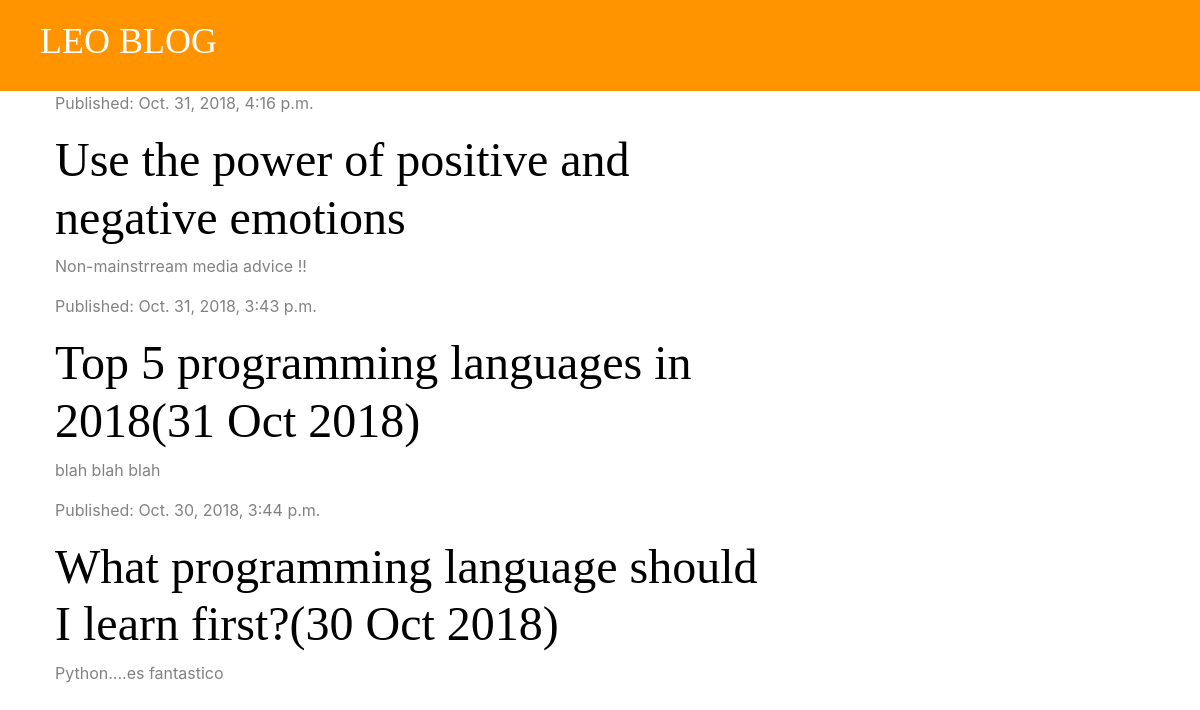
The app's page /, older data.
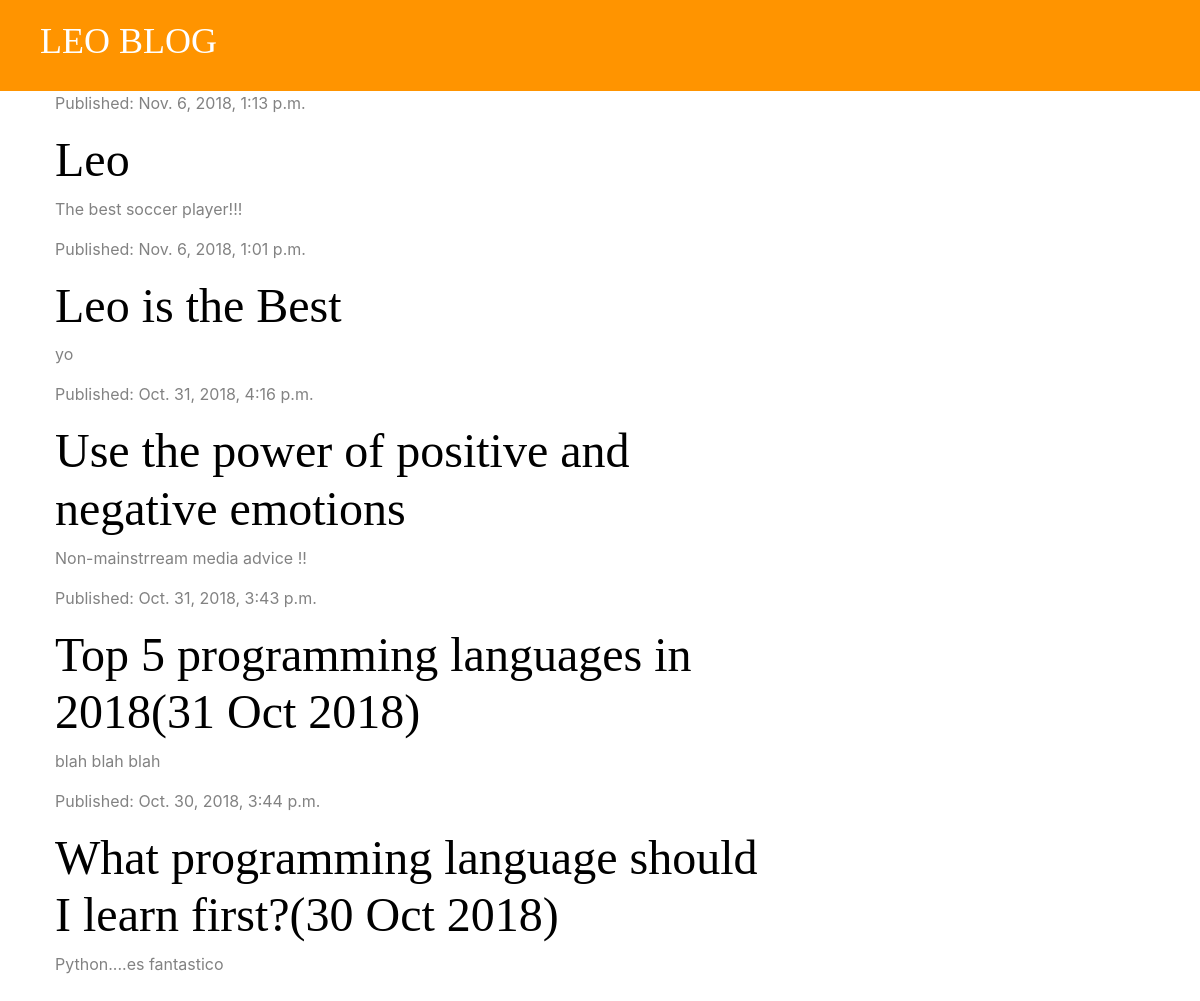
The same page, newer data.
### blog/models.py (models this page shows, shortened)
class Post(models.Model):
    author = models.ForeignKey('auth.User', on_delete=models.CASCADE)
    title = models.CharField(max_length=200)
    text = models.TextField()
    created_date = models.DateTimeField(default=timezone.now)
    published_date = models.DateTimeField(blank=True, null=True)

### blog/views.py (the view)
# urls.py: path('', views.post_list, name='post_list'),
def post_list(request):
    posts = Post.objects.filter(published_date__lte=timezone.now()).order_by('-published_date')
    stuff_for_frontend = {'posts': posts}
    return render(request, 'blog/post_list.html', stuff_for_frontend)

### blog/templates/blog/post_list.html
{% extends 'blog/base.html' %}
{% block content %}
    {% for post in posts %}
        <div class="post">
            <div class="date">
                <p>Published: {{ post.published_date }}</p>
            <div/>
            <h1><a href="{% url 'post_detail' pk=post.pk %}">{{ post.title }}</a></h1>
            <p>{{ post.text|linebreaksbr }}</p>
        </div>
    {% endfor %}
{% endblock %}

Row changes from the older to the newer data that the page shows:
added Post: published_date "Nov. 6, 2018, 1:13 p.m.", title "Leo", text "The best soccer player!!!"
added Post: published_date "Nov. 6, 2018, 1:01 p.m.", title "Leo is the Best", text "yo"
